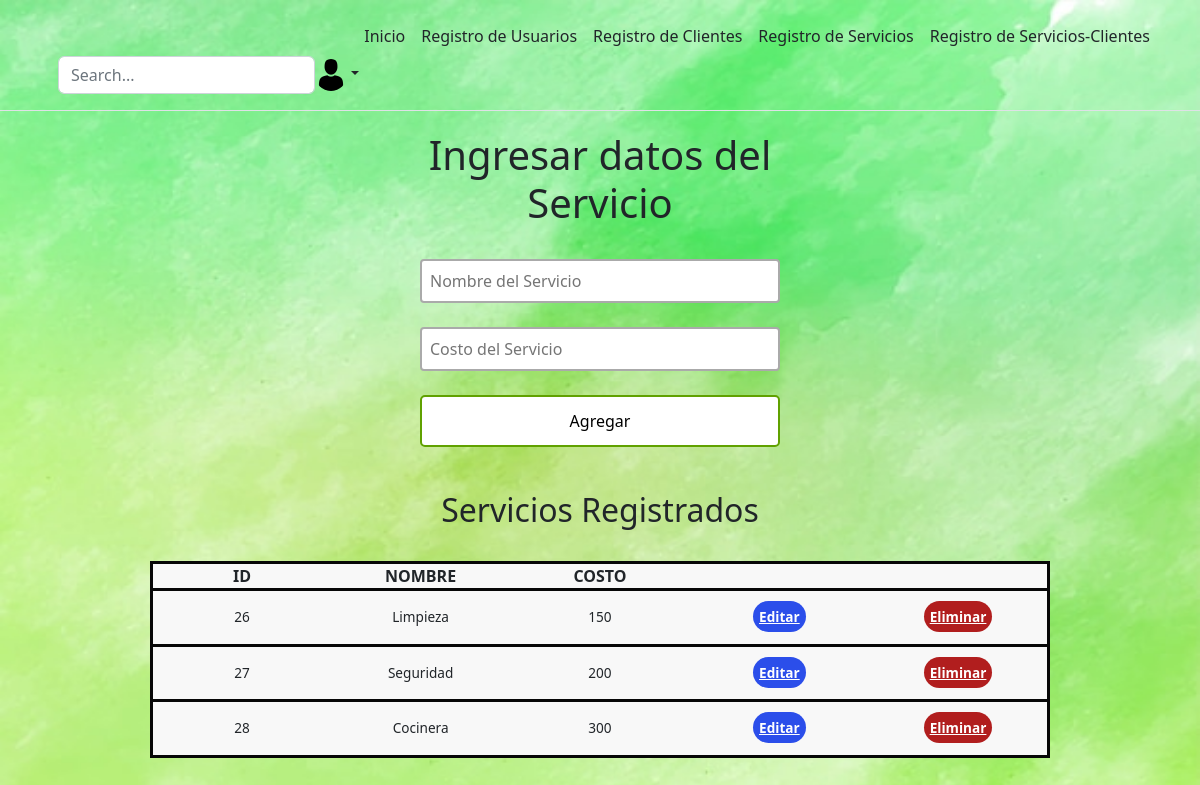
Screenshot of /registration-service.php with the database file from the repository.
### tables this page shows
CREATE TABLE `services` (
  `id` int(200) NOT NULL,
  `nombre` varchar(200) NOT NULL,
  `costo` int(200) NOT NULL
);

### registration-service.php (the view, shortened to what this page needs)
<?php
    include("config.php");
    $sql = "SELECT * FROM services";
    $query = mysqli_query($mysqli, $sql);
?>
<!DOCTYPE html>
<html lang="es">
    <head>
        <link rel="stylesheet" href="style-service.css?ts=<?=time()?>">
    </head>
    <div>
    <?php
include("header.php");
    ?>
</div>
<div>
    <body>
        <div class="users-form">
        <form action="register-service.php" method="POST">
                <h1>Ingresar datos del Servicio</h1>
                <input type="text" name="nombre" placeholder="Nombre del Servicio" required>
                <input type="text" name="costo" placeholder="Costo del Servicio" required>
                <input type="submit" onclick="add()" value="Agregar">
        </form>
        </div>
    </body>
</div>
<div class="users-table">
    <br>
    <h2>Servicios Registrados</h2>
    <br>
    <table>
        <thead>
            <tr>
                <th>ID</th>
                <th>NOMBRE</th>
                <th>COSTO</th>
                <th></th>
                <th></th>
            </tr>
        </thead>
        <tbody>
            <?php while ($row = mysqli_fetch_array($query)): ?>
                <tr>
                    <td><?= $row['id'] ?></td>
                    <td><?= $row['nombre'] ?></td>
                    <td><?= $row['costo'] ?></td>
                    <td><a href="update-service.php?id=<?= $row['id'] ?>" class="users-table--edit">Editar</a></td>
                    <td><a onclick="del()" href="delete-service.php?id=<?= $row['id'] ?>" class="users-table--delete">Eliminar</a></td>
                </tr>
            <?php endwhile; ?>
        </tbody>
    </table>
</div>
</html>

### style-service.css (style rules this page uses)
* { box-sizing: border-box; margin: 0; padding: 0; }
html { font-family: 'Segoe UI', sans-serif; text-align: center; }
body { background-image: url('Fondo.png'); background-size: 100vw 100vh; background-repeat:no-repeat; background-attachment: fixed; }
a { text-decoration: none; }
.users-form form { display: flex; flex-direction: column; gap: 24px; width: 30%; margin: 20px auto; text-align: center; }
.users-form form input { font-family: 'Segoe UI', sans-serif; }
.users-form form input[type=text], .users-form form input[type=text], .users-form form input[type=text] { padding: 8px; border:2px solid #aaa; border-radius:4px; outline:none; transition:.3s; }
.users-form form input[type=submit] { border: none; padding: 12px 50px; text-decoration: none; transition-duration: 0.4s; cursor: pointer; border-radius: 5px; background-color: white; color: rgb(0, 0, 0); border: 2px solid #60a100; text-align: center; }
.users-table table { border: 3px solid rgba(0, 128, 23, 0.675); border-collapse: collapse; border-spacing: 5px 2.5px; padding: 0; width: 75%; table-layout: fixed; position:relative; margin:auto; }
table tr { background-color: #f8f8f8; border: 3px solid rgb(7, 7, 7); padding: 4px; }
table td { padding: 16px; text-align: center; font-size: .85em; }
table th { text-align: center; }
.users-table--edit { background: #2b4eea; padding: 6px; color: #fff; text-align: center; font-weight: bold; border-radius: 20px; }
.users-table--delete { background: #b11e1e; padding: 6px; color: #fff; text-align: center; font-weight: bold; border-radius: 20px; }

### rows the page displays
services: id "26", nombre "Limpieza", costo "150"
services: id "27", nombre "Seguridad", costo "200"
services: id "28", nombre "Cocinera", costo "300"
